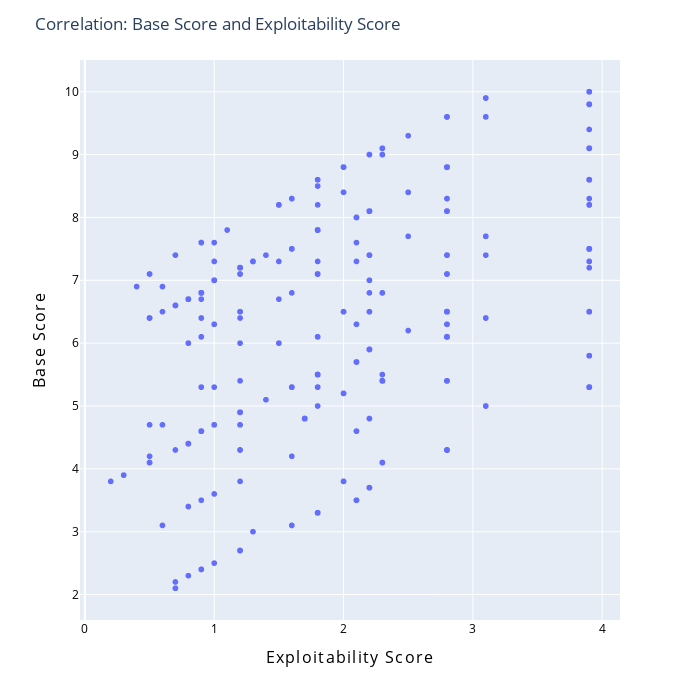

This figure's notebook cell:
### Code cell
options = {
    'xAxis': "<span style='letter-spacing: 1.3px;'>Exploitability Score</span>",
    'yAxis': "<span style='letter-spacing: 1.3px;'>Base Score</span>",
    'width': 700,
    'height': 700,
    'title': "Correlation: Base Score and Exploitability Score",
    'format': "",
    'font_size': 16,
    'font_color': "black",
}
dt_analyzer.show_correlation_scatter_plot(processed_df, "exploitabilityScore", "baseScore", options)

### Figure 1 — Plotly figure (JSON) as saved in the notebook; plotly's stock layout.template omitted (floating-point values rounded to 4 significant figures; data arrays with more than 128 entries replaced by an {"elided": "..."} marker saying what was removed)
{"data": [{"hovertemplate": "<span style='letter-spacing: 1.3px;'>Exploitability Score</span>=%{x}<br><span style='letter-spacing: 1.3px;'>Base Score</span>=%{y}<extra></extra>", "legendgroup": "", "marker": {"color": "#636efa", "symbol": "circle"}, "mode": "markers", "name": "", "showlegend": false, "type": "scattergl", "x": {"elided": "3837 float values"}, "xaxis": "x", "y": {"elided": "3837 float values"}, "yaxis": "y"}], "layout": {"height": 700, "legend": {"tracegroupgap": 0}, "margin": {"t": 60}, "title": {"text": "Correlation: Base Score and Exploitability Score"}, "width": 700, "xaxis": {"anchor": "y", "domain": [0, 1], "tickfont": {"color": "black", "size": 12}, "title": {"font": {"color": "black", "size": 16}, "text": "<span style='letter-spacing: 1.3px;'>Exploitability Score</span>"}}, "yaxis": {"anchor": "x", "domain": [0, 1], "tickfont": {"color": "black", "size": 12}, "title": {"font": {"color": "black", "size": 16}, "text": "<span style='letter-spacing: 1.3px;'>Base Score</span>"}}}}
